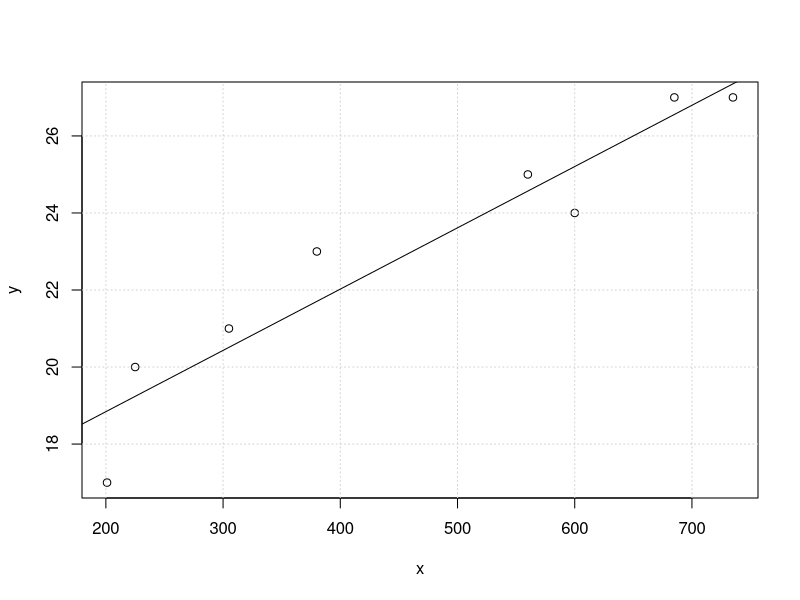
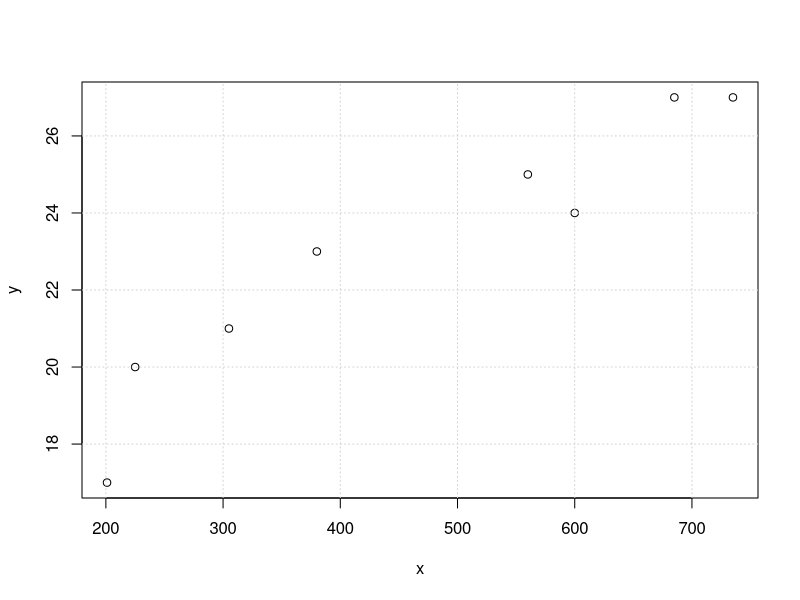
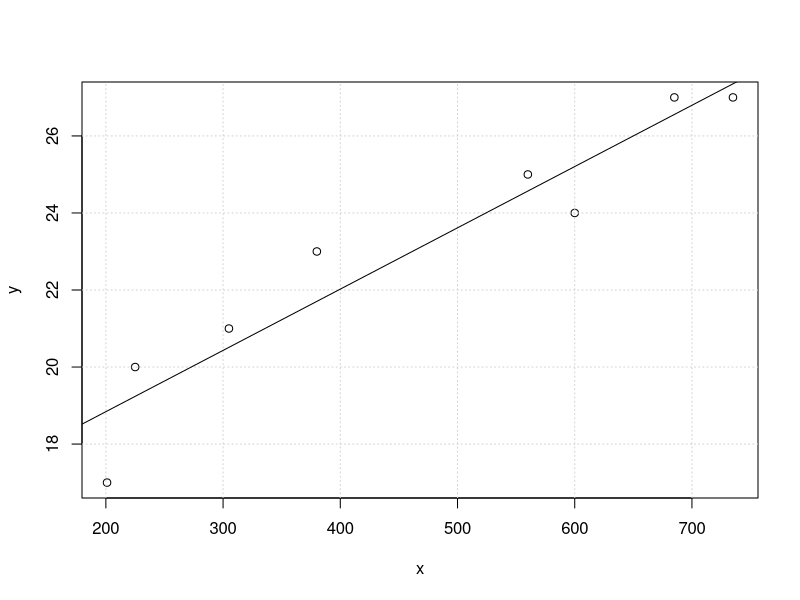

Write the R code that produced these figures, in order.
#Modelo 1
# 1 
x <- c(201,225,305,380,560,600,685,735)
y <- c(17,20,21,23,25,24,27,27)
dados <- data.frame(x,y)
is.data.frame(dados)

# 2
regressao<-lm(y~x,data=dados)
regressao

# 3 
summary(regressao)

# 4 
regressao$fitted.values

# 5
regressao$coefficients

# 6
z = plot(x,y)
grid(z)
abline(regressao)

cor(x,y)

#Modelo2
# 7
z = plot(x,y)
grid(z)
dados <- data.frame(x,y)
is.data.frame(dados)

regressao<-lm(y~x,data=dados)


# 8
z = plot(x,y)
grid(z)
abline(regressao)

# 9
cor(x,y)

